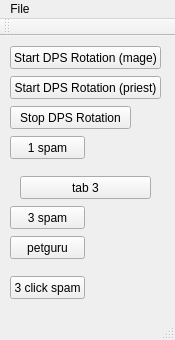
<?xml version="1.0" encoding="UTF-8"?>
<ui version="4.0">
 <class>DPSSim</class>
 <widget class="QMainWindow" name="DPSSim">
  <property name="geometry">
   <rect>
    <x>0</x>
    <y>0</y>
    <width>175</width>
    <height>340</height>
   </rect>
  </property>
  <property name="windowTitle">
   <string>DPSSim</string>
  </property>
  <widget class="QWidget" name="centralWidget">
   <widget class="QPushButton" name="DPSmage">
    <property name="geometry">
     <rect>
      <x>10</x>
      <y>10</y>
      <width>151</width>
      <height>23</height>
     </rect>
    </property>
    <property name="text">
     <string>Start DPS Rotation (mage)</string>
    </property>
   </widget>
   <widget class="QPushButton" name="pushButton_2">
    <property name="geometry">
     <rect>
      <x>10</x>
      <y>70</y>
      <width>121</width>
      <height>23</height>
     </rect>
    </property>
    <property name="text">
     <string>Stop DPS Rotation</string>
    </property>
   </widget>
   <widget class="QPushButton" name="DPSpriest">
    <property name="geometry">
     <rect>
      <x>10</x>
      <y>40</y>
      <width>151</width>
      <height>23</height>
     </rect>
    </property>
    <property name="text">
     <string>Start DPS Rotation (priest)</string>
    </property>
   </widget>
   <widget class="QPushButton" name="pushButton">
    <property name="geometry">
     <rect>
      <x>10</x>
      <y>100</y>
      <width>75</width>
      <height>23</height>
     </rect>
    </property>
    <property name="text">
     <string>1 spam</string>
    </property>
   </widget>
   <widget class="QPushButton" name="pushButton_3">
    <property name="geometry">
     <rect>
      <x>20</x>
      <y>140</y>
      <width>131</width>
      <height>23</height>
     </rect>
    </property>
    <property name="text">
     <string>tab 3</string>
    </property>
   </widget>
   <widget class="QPushButton" name="pushButton_4">
    <property name="geometry">
     <rect>
      <x>10</x>
      <y>170</y>
      <width>75</width>
      <height>23</height>
     </rect>
    </property>
    <property name="text">
     <string>3 spam</string>
    </property>
   </widget>
   <widget class="QPushButton" name="pushButton_5">
    <property name="geometry">
     <rect>
      <x>10</x>
      <y>200</y>
      <width>75</width>
      <height>23</height>
     </rect>
    </property>
    <property name="text">
     <string>petguru</string>
    </property>
   </widget>
   <widget class="QPushButton" name="pushButton_6">
    <property name="geometry">
     <rect>
      <x>10</x>
      <y>240</y>
      <width>75</width>
      <height>23</height>
     </rect>
    </property>
    <property name="text">
     <string>3 click spam</string>
    </property>
   </widget>
  </widget>
  <widget class="QMenuBar" name="menuBar">
   <property name="geometry">
    <rect>
     <x>0</x>
     <y>0</y>
     <width>175</width>
     <height>21</height>
    </rect>
   </property>
   <widget class="QMenu" name="menuFile">
    <property name="title">
     <string>File</string>
    </property>
    <addaction name="actionEcit"/>
   </widget>
   <addaction name="menuFile"/>
  </widget>
  <widget class="QToolBar" name="mainToolBar">
   <attribute name="toolBarArea">
    <enum>TopToolBarArea</enum>
   </attribute>
   <attribute name="toolBarBreak">
    <bool>false</bool>
   </attribute>
  </widget>
  <widget class="QStatusBar" name="statusBar"/>
  <action name="actionEcit">
   <property name="text">
    <string>Exit</string>
   </property>
  </action>
 </widget>
 <layoutdefault spacing="6" margin="11"/>
 <resources/>
 <connections/>
</ui>
